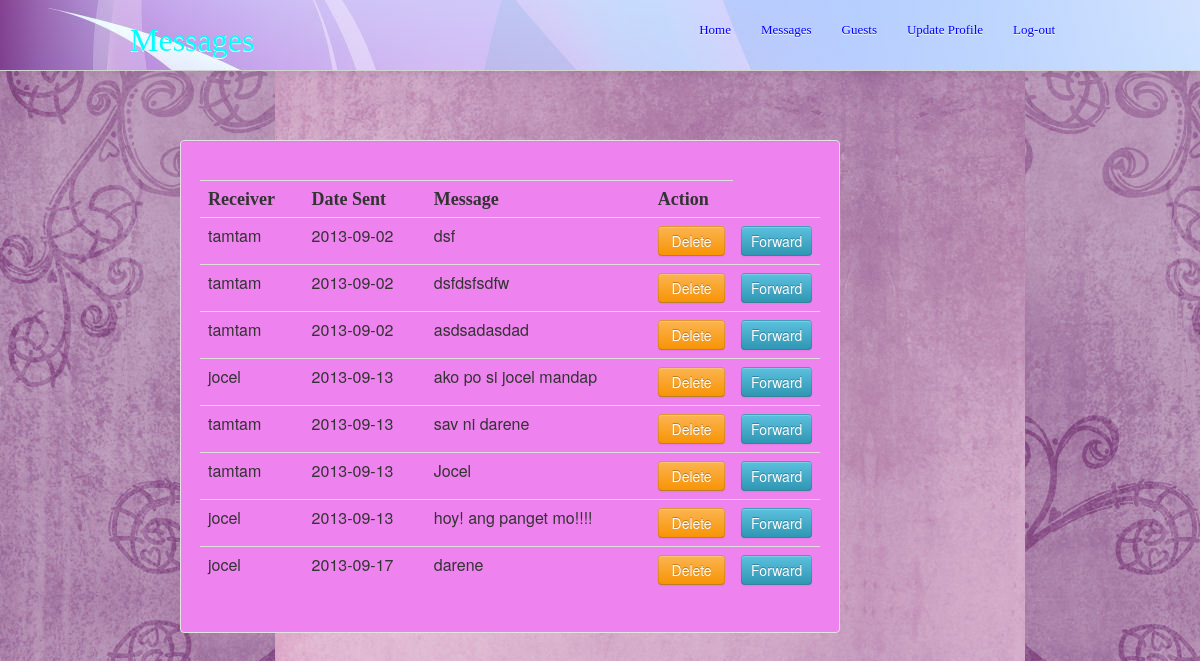
Page /Messages.php on the committed database.
### tables this page shows
CREATE TABLE IF NOT EXISTS `messages` (
  `message_id` int(11) NOT NULL AUTO_INCREMENT,
  `message_body` varchar(250) NOT NULL,
  `message_subject` varchar(100) NOT NULL,
  `date_sent` varchar(20) NOT NULL,
  `receiver` int(11) NOT NULL,
  `sender` int(11) NOT NULL,
  `is_sent` tinyint(1) NOT NULL,
  PRIMARY KEY (`message_id`)
);

CREATE TABLE IF NOT EXISTS `guests` (
  `id` int(11) NOT NULL AUTO_INCREMENT,
  `fname` varchar(30) NOT NULL,
  `lname` varchar(30) NOT NULL,
  `username` varchar(30) NOT NULL,
  `password` varchar(30) NOT NULL,
  `bday` date NOT NULL,
  `gender` enum('male','female') NOT NULL,
  `access` enum('0','1') NOT NULL,
  `address` varchar(50) NOT NULL,
  PRIMARY KEY (`id`)
);

### functions.php (called while the page is built, shortened)
<?php
	function getSentItemsofAllUsers(){
		$query = "SELECT * from messages as m JOIN guests as g on(m.receiver = g.id)";
		$result = mysql_query($query);
			if(mysql_num_rows($result) > 0){
			$record = array();
			while($rec = mysql_fetch_assoc($result)){
				$record[] = $rec;
			}
			return $record;
			}else{
				return NULL;
			}
	}
?>

### Messages.php (the view, shortened to what this page needs)
<html>
<head>
	<link type = "text/css" rel = "stylesheet" href = "css/bootstrap.css" >
  <link type = "text/css" rel = "stylesheet" href = "style.css" >
</head>
<body background = "14.jpg">
      <div class="navbar navbar-fixed-top">
        <div class="navbar-inner primary">
          <div class="container">
            <h1><a href="Home.php" class="brand brand-bootbus text-success"><font face = "Georgia" size = "6" color = "cyan">Messages</font></a></h1>
            <div class="nav-collapse collapse">
              <ul class="nav pull-right">
                <li><a href="Home.php"><font face = "Georgia" size = "2" color = "blue">Home</font></a></li>
                <li><a href="Messages.php"><font face = "Georgia" size = "2" color = "blue">Messages</font></a></li>
                <li><a href="View.php"><font face = "Georgia" size = "2" color = "blue">Guests</font></a></li>
                <li><a href="Edit.php"><font face = "Georgia" size = "2" color = "blue">Update Profile</font></a></li>
                <li><a href ="logout.php"><font face = "Georgia" size = "2" color = "blue">Log-out</font></a></li>
              </ul>
            </div>
          </div>
        </div>
       </div>
       <br>
       <br>
       <br>
       <br>
       <br>
       <br>
       <br>
           <div class="span8 offset2 well">
				<?php
				include "functions.php";
				$sent_items = getSentItemsofAllUsers();
				?>
				<table class = "table">
					<tr>
            <th> <font face = "Georgia" size = "4">  Receiver </th>
						<th> <font face = "Georgia"size = "4">  Date Sent </th>
						<th> <font face = "Georgia"size = "4">  Message </th>
						<th><font face = "Georgia"size = "4">  Action </th>
					</tr></font></br>
					<?php foreach ($sent_items as $sent):?>
					<tr>
				 		<td> <?php echo $sent['fname'];?> </td>
						<td> <?php echo $sent['date_sent'];?> </td>
						<td> <?php echo $sent['message_body'];?> </td>
						<form action = "deleteMessage.php?id=<?=$sent['message_id'];?>" method = 'POST'>
						<td><input type = 'submit' name = 'delete' value = 'Delete' class="btn btn-warning btn-lg btn-block"></form></td>
            <form action = "forwardMessage.php?id=<?=$sent['message_id'];?>" method = 'POST'>
            <td><input type = 'submit' name = 'delete' value = 'Forward' class="btn btn-info btn-lg btn-block"></form></td>
					</tr>
					<?php endforeach;?>
				</table>
			</div>

### style.css (style rules this page uses)
.well { background-color: violet; text-align: center; }
.navbar-inner { background-color: yellow; }
.primary { background-image: url(1.jpg); }
.table { background-color: violet; text-decoration: georgia; }

### rows in the picture
messages: guests.fname "tamtam", date_sent "2013-09-02", message_body "dsf"
messages: guests.fname "tamtam", date_sent "2013-09-02", message_body "dsfdsfsdfw"
messages: guests.fname "tamtam", date_sent "2013-09-02", message_body "asdsadasdad"
messages: guests.fname "jocel", date_sent "2013-09-13", message_body "ako po si jocel mandap"
messages: guests.fname "tamtam", date_sent "2013-09-13", message_body "sav ni darene"
messages: guests.fname "tamtam", date_sent "2013-09-13", message_body "Jocel"
messages: guests.fname "jocel", date_sent "2013-09-13", message_body "hoy! ang panget mo!!!!"
messages: guests.fname "jocel", date_sent "2013-09-17", message_body "darene"
